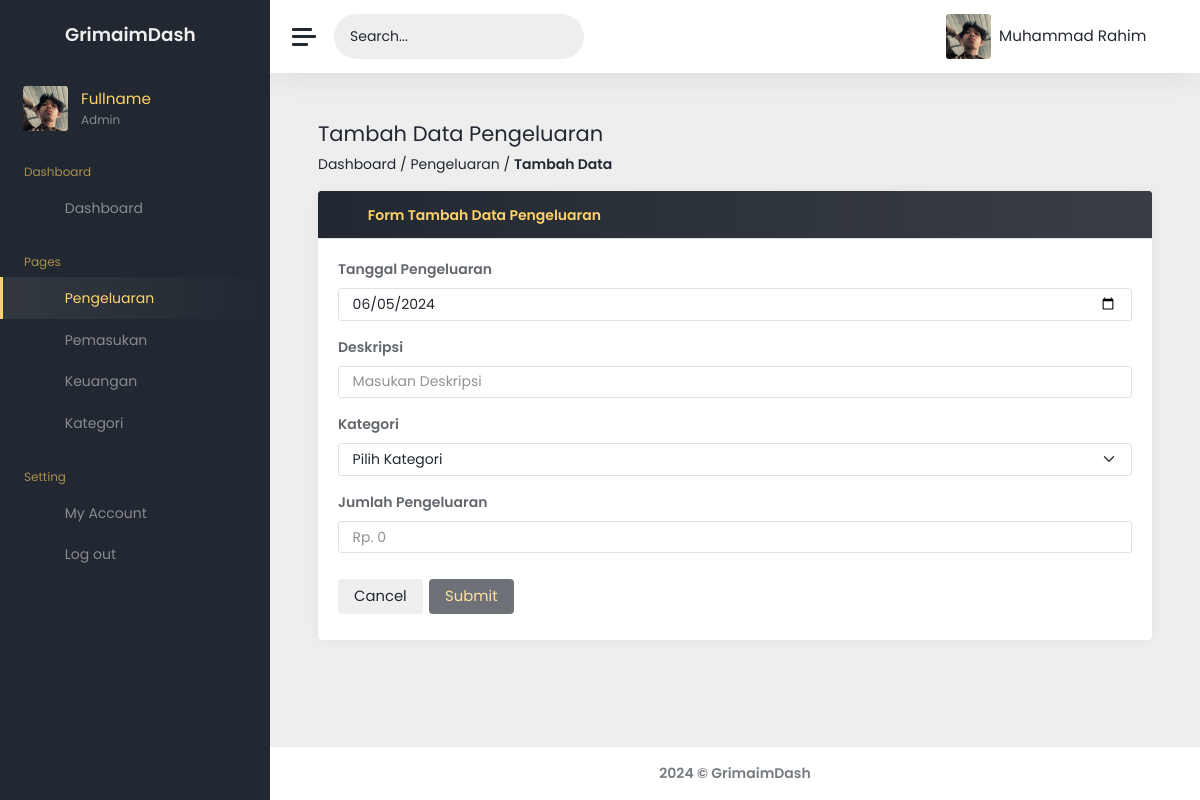
The page /pengeluaran/tambah-data (signed in) on the database its author committed.
### models/models.py (models this page shows, shortened)
class User(db.Model, UserMixin):
    userID = db.Column(db.Integer, primary_key=True, autoincrement=True)
    username = db.Column(db.String(50), nullable=False)
    fullname = db.Column(db.String(100), nullable=False)
    password = db.Column(db.String(100), nullable=False)
    userPicture = db.Column(db.String(1000), nullable=False, default=DEFAULT_IMAGE)

### app.py (the view)
@app.route("/pengeluaran/tambah-data", methods=["GET", "POST"])
@login_required
def tambahPengeluaran():
    current_date = datetime.today().strftime("%Y-%m-%d")
    if request.method == "POST":
        tanggalPengeluaran_str = request.form.get("tanggalPengeluaran")
        tanggalPengeluaran = datetime.strptime(
            tanggalPengeluaran_str, "%Y-%m-%d"
        ).date()
        deskripsiPengeluaran = request.form.get("deskripsiPengeluaran")
        kategoriPengeluaran = request.form.get("kategoriPengeluaran")
        jumlahPengeluaran = float(
            request.form.get("jumlahPengeluaran").replace("Rp. ", "").replace(".", "")
        )
        pengeluaran_baru = Pengeluaran(
            userID=current_user.userID,
            tanggalPengeluaran=tanggalPengeluaran,
            deskripsiPengeluaran=deskripsiPengeluaran,
            kategoriPengeluaran=kategoriPengeluaran,
            jumlahPengeluaran=jumlahPengeluaran,
        )
        db.session.add(pengeluaran_baru)
        db.session.commit()
        flash("Data pengeluaran telah berhasil ditambahkan", "success")
        return redirect(url_for("pengeluaran"))
    else:
        userInfo = get_userInfo(current_user.username)
        kategori_list = Kategori.query.all()
        return render_template(
            "pengeluaran/tambahPengeluaran.html",
            userInfo=userInfo,
            kategori_list=kategori_list,
            current_date=current_date,
        )

### app.py (called while the page is built)
@login_manager.user_loader
def loader_user(userID):
    return User.query.get(userID)

### helpers/helpers.py (called while the page is built, shortened)
def get_userInfo(username):
    user = User.query.filter_by(username=username).first()
    if user:
        user_info = {
            "userID": user.userID,
            "username": user.username,
            "fullname": user.fullname,
            "password": user.password,  # Note: Handle password carefully and consider not exposing it in the frontend
            "userPicture": user.userPicture
        }
    return user_info

### templates/pengeluaran/tambahPengeluaran.html (shortened to what this page needs)
<!DOCTYPE html>
<html lang="en" data-theme="light">
<head>
	<link href="/static/assets/font-awesome-pro/css/all.min.css" rel="stylesheet" />
	<link href="/static/assets/admin-kit/css/css-adminkit.css" rel="stylesheet" />
	<link href="/static/css/style.css" rel="stylesheet" />
</head>
<body>
	<div class="wrapper">
		<nav id="sidebar" class="sidebar js-sidebar">
			<div class="sidebar-content js-simplebar">
				<a class="sidebar-brand" href="#">
          <i class="fa-duotone fa-waves-sine me-2"></i> <span class="align-self-center">GrimaimDash</span>
        </a>
				<div class="sidebar-profile">
					<img src="{{ url_for('static', filename='images/profiles/' + current_user.userPicture) }}" class="rounded" height="45" width="45" alt="Profile Picture">
						<div class="profile-name">
							<span class="fullname">Fullname</span>
							<span class="job">Admin</span>
						</div>
				</div>
				<ul class="sidebar-nav">
          <li class="sidebar-header">
						Dashboard
					</li>
					<li class="sidebar-item">
						<a class="sidebar-link" href="/dashboard">
              <i class="align-middle fa-duotone fa-grid-horizontal sidebar-icon"></i> <span class="align-middle">Dashboard</span>
            </a>
					</li>
					<li class="sidebar-header">
						Pages
					</li>
					<li class="sidebar-item active">
						<a class="sidebar-link" href="/pengeluaran">
              <i class="align-middle fa-duotone fa-chart-line-down sidebar-icon"></i> <span class="align-middle">Pengeluaran</span>
            </a>
					</li>
					<li class="sidebar-item">
						<a class="sidebar-link" href="/pemasukan">
              <i class="align-middle fa-duotone fa-chart-line-up sidebar-icon"></i> <span class="align-middle">Pemasukan</span>
            </a>
					</li>
					<li class="sidebar-item">
						<a class="sidebar-link" href="/keuangan">
              <i class="align-middle fa-duotone fa-money-bill-transfer sidebar-icon"></i> <span class="align-middle">Keuangan</span>
            </a>
					</li>
          <li class="sidebar-item">
						<a class="sidebar-link" href="/kategori">
              <i class="align-middle fa-duotone fa-cart-shopping-fast sidebar-icon"></i> <span class="align-middle">Kategori</span>
            </a>
					</li>
					<li class="sidebar-header">
						Setting
					</li>
					<li class="sidebar-item">
						<a class="sidebar-link" href="/account/{{ userInfo.username }}">
              <i class="align-middle fa-duotone fa-gears sidebar-icon"></i> <span class="align-middle">My Account</span>
            </a>
					</li>
					<li class="sidebar-item">
						<a class="sidebar-link" href="/logout">
              <i class="align-middle fa-duotone fa-arrow-right-from-bracket sidebar-icon"></i> <span class="align-middle">Log out</span>
            </a>
					</li>
				</ul>
			</div>
		</nav>
		<div class="main">
			<nav class="navbar navbar-expand">
				<a class="sidebar-toggle js-sidebar-toggle">
          <i class="hamburger align-self-center"></i>
        </a>
				<div class="sidebar-search">
					<input type="text" placeholder="Search..." id="searchInput">
					<button type="submit"><i class="fa-duotone fa-magnifying-glass"></i></button>
				</div>
				<div class="sidebar-mode">
					<button type="button" data-theme-toggle aria-label="Change to light theme">
					</button>
				</div>
				<div class="navbar-profile dropdown" onclick="toggleDropdown(this)">
					<a class="dropbtn">
						<img src="{{ url_for('static', filename='images/profiles/' + current_user.userPicture) }}" class="rounded" height="45" width="45" alt="Profile Picture">
						<span class="d-none d-sm-inline-block fullname">{{ userInfo["fullname"] }}</span>
						<i class="fa-duotone fa-caret-down d-none d-sm-inline-block"></i>
					</a>
				</div>
			</nav>
			<main class="content">
				<div class="container-fluid p-0">
					<div class="row">
						<div class="col-12">
							<div class="pages-header">
								<h1 class="h3 mb-2">Tambah Data Pengeluaran</h1>
								<p>
                  <a href="/dashboard" class="text-decoration-none">Dashboard</a> /
                  <a href="/pengeluaran" class="text-decoration-none">Pengeluaran</a> /
                  <strong>Tambah Data</strong>
                </p>
							</div>
						</div>
					</div>
          <div class="row">
            <div class="col-12">
              <div class="card card-table">
                <div class="card-header">
                  <h5><i class="fa-duotone fa-table me-2"></i>Form Tambah Data Pengeluaran</h5>
                </div>
                <div class="card-body">
                  <form method="POST" action="{{ url_for('tambahPengeluaran') }}" id="myForm">
										<div class="mb-3">
											<label class="form-label"><strong>Tanggal Pengeluaran</strong></label>
											<input type="date" class="form-control" placeholder="Masukan Tanggal Pengeluaran" value="{{ current_date }}" name="tanggalPengeluaran" required>
										</div>
										<div class="mb-3">
											<label class="form-label"><strong>Deskripsi</strong></label>
											<input type="text" class="form-control" placeholder="Masukan Deskripsi" name="deskripsiPengeluaran" required>
										</div>
										<div class="mb-3">
											<label class="form-label"><strong>Kategori</strong></label>
											<select class="form-select mb-3" name="kategoriPengeluaran" required>
												<option selected disabled>Pilih Kategori</option>
											</select>
										</div>
										<div class="mb-3">
											<label class="form-label"><strong>Jumlah Pengeluaran</strong></label>
											<input type="text" class="form-control" placeholder="Rp. 0" name="jumlahPengeluaran" oninput="formatCurrency(this)" required>
										</div>
										<div class="button-grp">
											<a href="/pengeluaran" type="button" class="btn aero-btn-close btn-lg">Cancel</a>
											<button type="submit" class="btn aero-btn-submit btn-lg" disabled>Submit</button>
										</div>
									</form>
                </div>
              </div>
            </div>
          </div>
				</div>
			</main>
			<footer class="footer">
				<div class="container-fluid">
					<div class="row text-muted d-flex">
						<div class="col-12 text-center">
							<p class="mb-0">
								<a class="text-muted text-decoration-none" href="https://www.instagram.com/aiiimmmm._" target="_blank"><strong>2024 &copy; GrimaimDash</strong></a>
							</p>
						</div>
					</div>
				</div>
			</footer>
		</div>
	</div>
</body>
</html>

### rows shown on the page
User: userPicture (picture), fullname "Muhammad Rahim"
